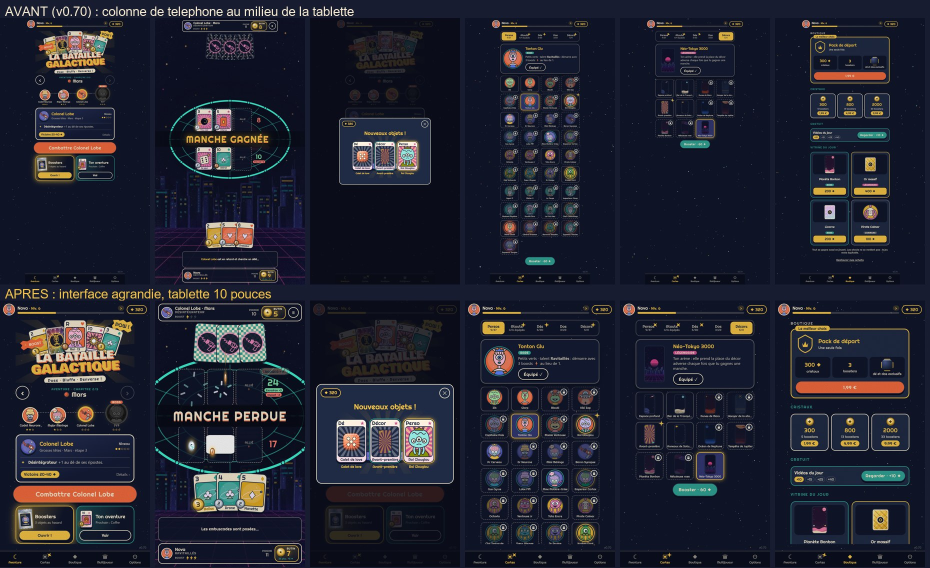
#> input picture store/tablette-avant-apres.jpg, 1860 x 1136 px, given in place of 4.webp, which was not available (shown at 1/2 size)
$ python sky_alpha.py ../store ../store/tablette-avant-apres.jpg ../store/tablette-avant-apres.jpg
#> lines starting #> are read from the running program, lines starting #| are printed output that depends on the picture; after the words box and inside, x2 and y2 are one past the last pixel; in counts of white or black regions, pixels touching at a corner belong together; pictures that were not available may be replaced by others from this repository, and a replacement may not be noted
"""Make the dark sky of the painted backgrounds see-through, so the game's animated starfield shows behind them.

Only the dark area connected to the top or the sides of the picture is cut (outlines inside the ground stay opaque); bright
painted stars, planets and ground keep full opacity. `base` keeps a tint of the original sky (Mars red, Saturn violet).
"""
import sys

import numpy as np
from PIL import Image
from scipy import ndimage

SRC, OUT, CHECK = sys.argv[1], sys.argv[2], sys.argv[3]
# scene: (source picture number, sky opacity kept, horizon: nothing below this height is cut, as a share of the height)
SCENES = {"espace": (4, 0.0, 1), "lune": (5, 0.0, 1), "mars": (6, 0.45, 1), "saturne": (10, 0.0, 1), "neptune": (11, 0.25, 1),
          "jupiter": (12, 0.4, 0.78), "bonbon": (13, 0.45, 1), "neon": (14, 0.35, 0.78), "nebuleuse": (15, 0.4, 1)}
T = 0.17

for name, (n, base, horizon) in SCENES.items():
    rgb = np.asarray(Image.open(f"{SRC}/{n}.webp").convert("RGB")).astype(np.float32) / 255
    lum = 0.2126 * rgb[..., 0] + 0.7152 * rgb[..., 1] + 0.0722 * rgb[..., 2]
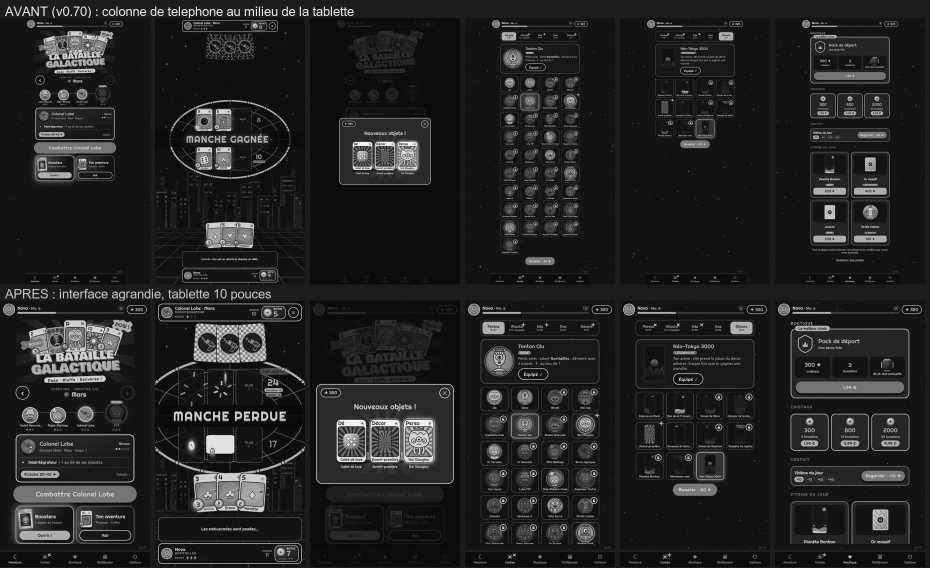
#> lum: shape (1136, 1860) float32 (shown at 1/2 size); min 0, max 1, mean 0.142
    dark = lum < T
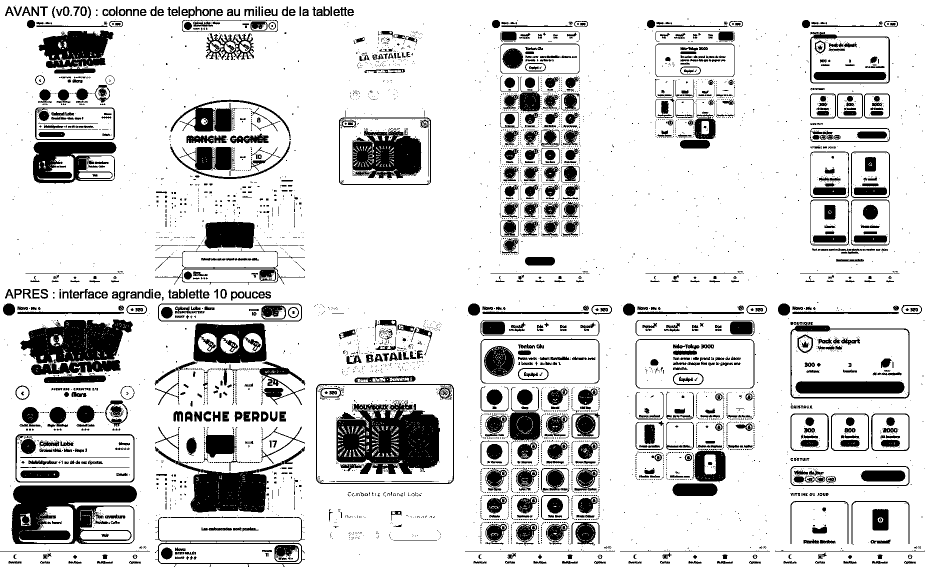
#> dark: shape (1136, 1860) bool (shown at 1/2 size); 83.9% white; 5990 black regions (4967 under 20 px), largest, box (x1, y1, x2, y2) and area: (672, 802, 880, 948) 20961, (22, 971, 274, 1089) 17743, (40, 639, 266, 751) 16369
    dark[int(horizon * dark.shape[0]):] = False
    # Grain specks inside the sky are not objects: close them, but never over bright pixels (stars).
    dark = ndimage.binary_closing(dark, iterations=2) & (lum < 0.32)
#> dark: shape (1136, 1860) bool; 86.5% white; 2482 black regions (1608 under 20 px), largest, box (x1, y1, x2, y2) and area: (673, 807, 880, 948) 19021, (23, 971, 274, 1088) 16764, (40, 639, 266, 727) 12954
    labels, _ = ndimage.label(dark)
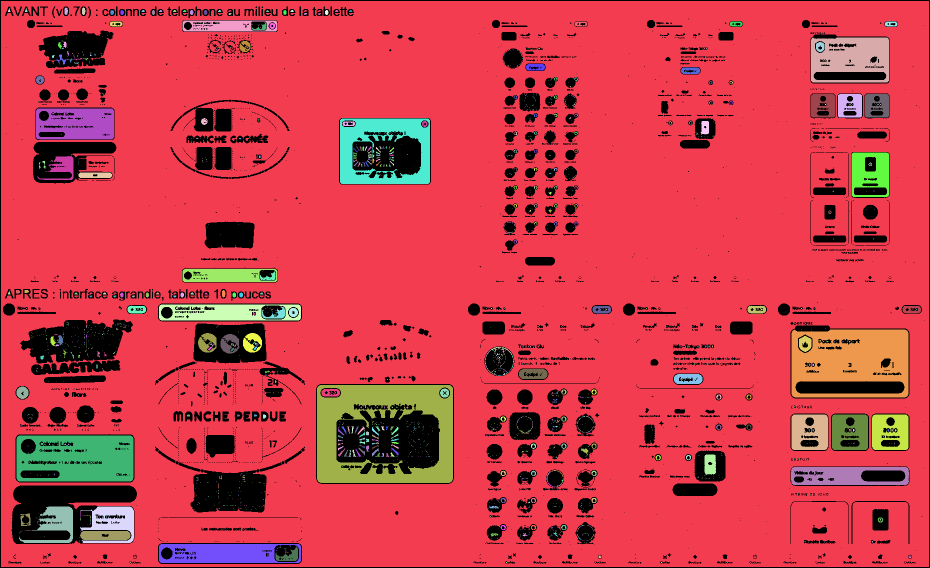
#> labels: shape (1136, 1860) int32 (shown at 1/2 size); 2077 distinct labels, from 0 to 2076; one colour per label, 0 black
    # The sky touches the top edge, or the sides when a planet fills the top (Jupiter).
    top = set(np.unique(np.concatenate([labels[:6].ravel(), labels[:, :4].ravel(), labels[:, -4:].ravel()]))) - {0}
#> top = 1 item
    sky = np.isin(labels, list(top))
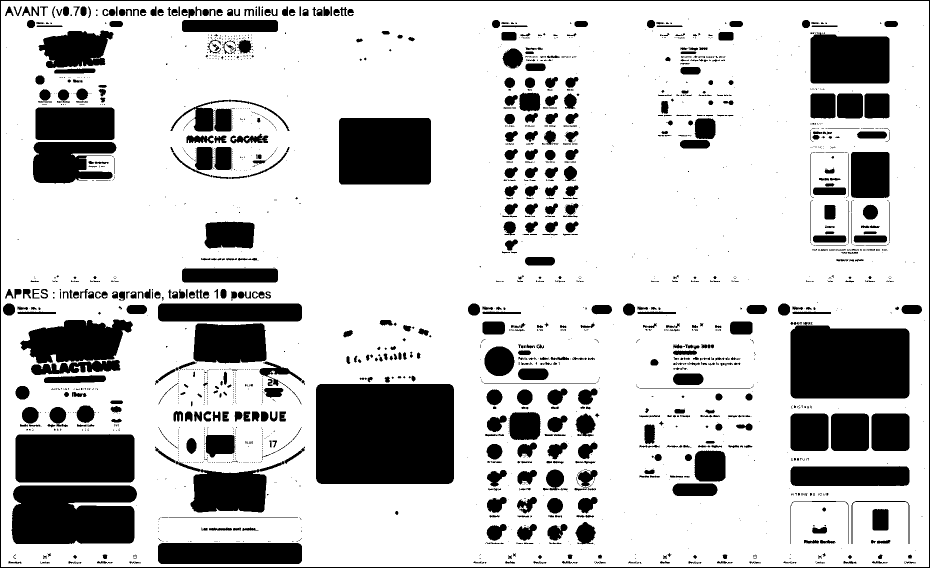
#> sky: shape (1136, 1860) bool (shown at 1/2 size); 77.5% white; 2096 black regions (1422 under 20 px), largest, box (x1, y1, x2, y2) and area: (632, 768, 908, 968) 55071, (1581, 644, 1819, 797) 33656, (23, 971, 274, 1088) 27222
    # Soft edge: fully see-through deep in the sky, back to opaque on the border and on lighter pixels.
    ramp = np.clip((lum - (T - 0.06)) / 0.08, 0, 1)
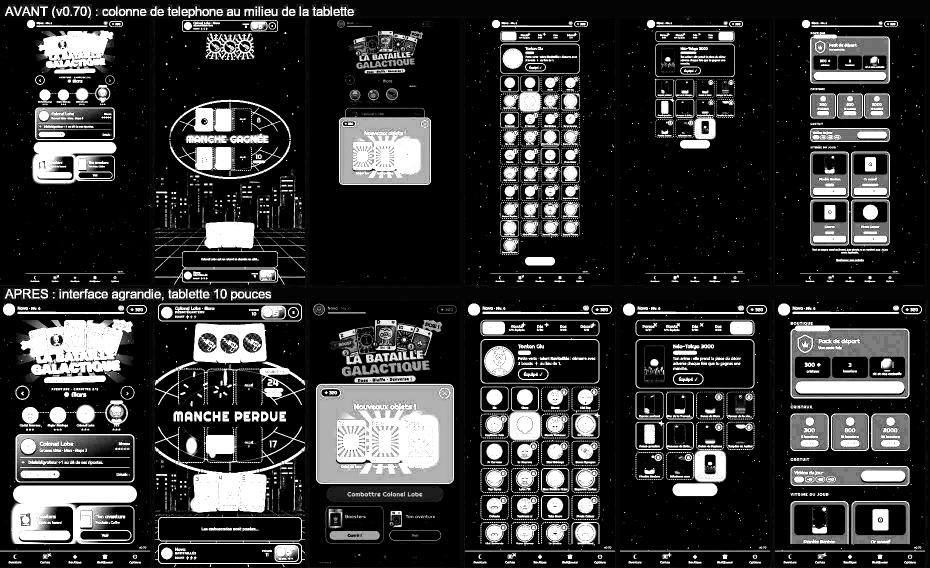
#> ramp: shape (1136, 1860) float32 (shown at 1/2 size); min 0, max 1, mean 0.205
    alpha = np.where(sky, np.maximum(base, ramp), 1.0)
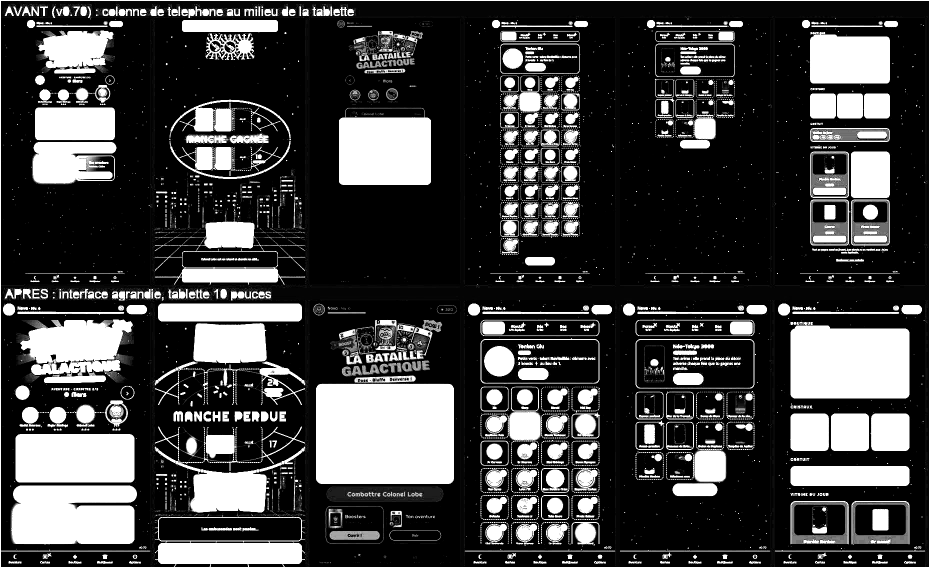
#> alpha: shape (1136, 1860) float32 (shown at 1/2 size); min 0, max 1, mean 0.269
    if horizon < 1:
        # Fade back to opaque just above the horizon, so no straight seam shows where the cut stops.
        rows = np.linspace(0, 1, alpha.shape[0])[:, None]
        alpha = np.maximum(alpha, np.clip((rows - (horizon - 0.07)) / 0.07, 0, 1))
    alpha = ndimage.gaussian_filter(alpha, 0.8)
    rgba = np.dstack([rgb, alpha]).clip(0, 1)
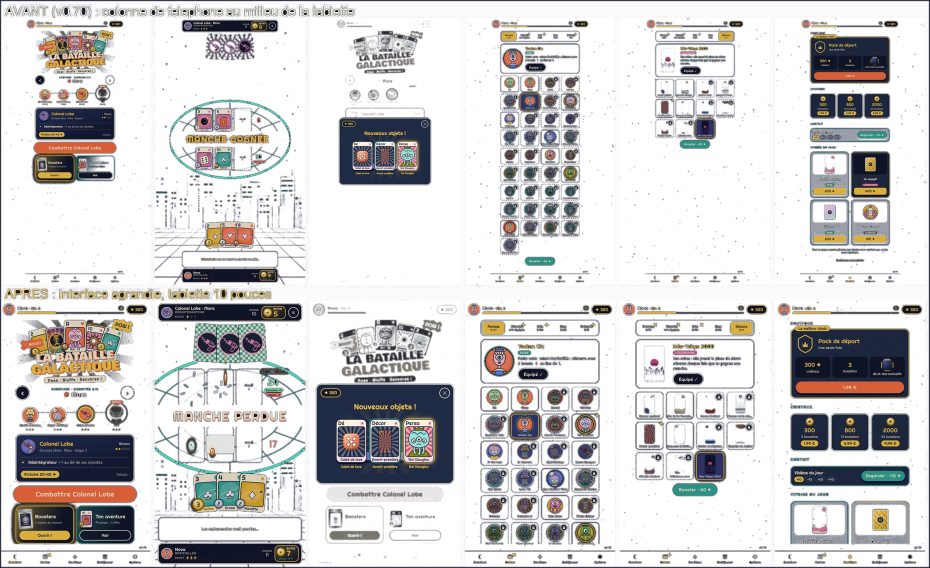
#> rgba: shape (1136, 1860, 4) float32 (shown at 1/2 size); mean R, G, B, A 0.134, 0.141, 0.192, 0.269; transparent parts drawn white
    img = Image.fromarray((rgba * 255).astype(np.uint8), "RGBA")
#> (the run stopped early here; a loop or call above may not have finished)
